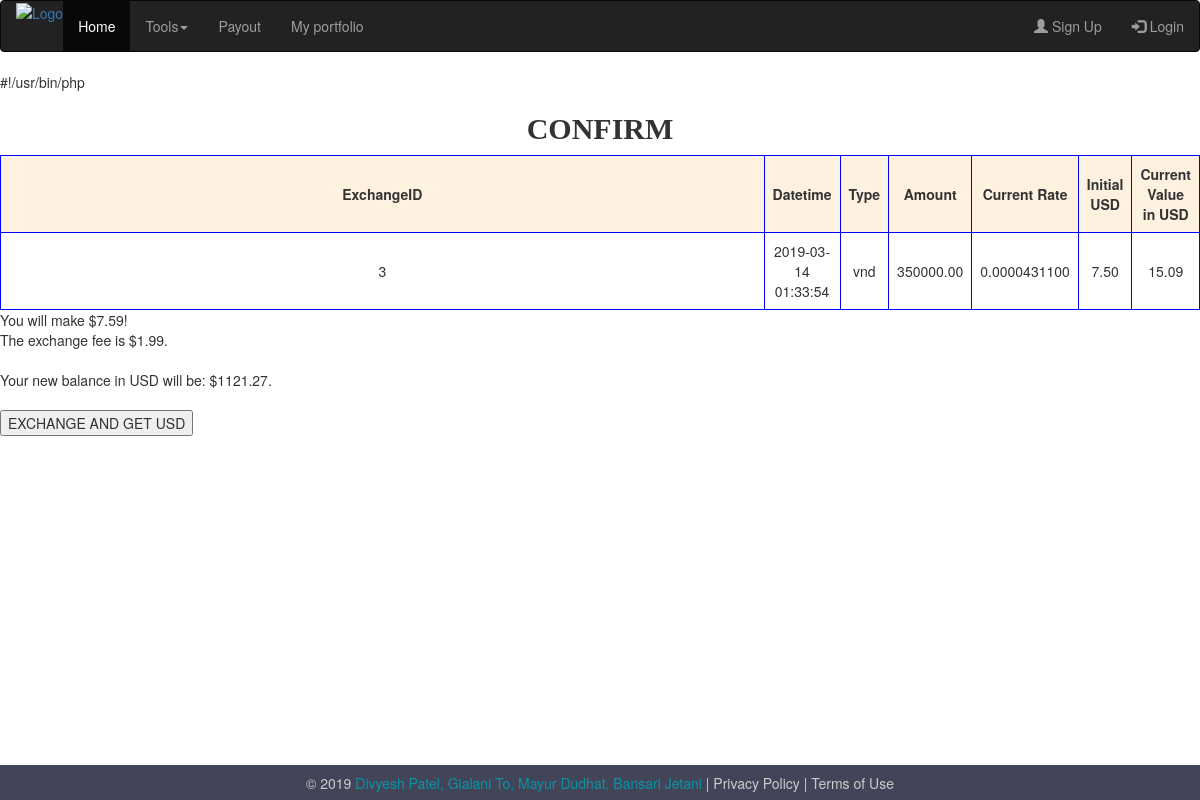
Screenshot of /tradeform.php?trade=3 with the database file from the repository.
### tables this page shows
CREATE TABLE `exchanges` (
  `exchangeid` int(11) NOT NULL AUTO_INCREMENT,
  `userid` int(11) NOT NULL,
  `toCurr` varchar(3) NOT NULL,
  `amount` decimal(15,2) NOT NULL,
  `datetime` timestamp NOT NULL DEFAULT CURRENT_TIMESTAMP,
  `initialUSD` decimal(10,2) DEFAULT NULL,
  `currentUSD` decimal(10,2) DEFAULT NULL,
  `rate` decimal(11,10) DEFAULT NULL,
  `status` varchar(1) DEFAULT NULL,
  PRIMARY KEY (`exchangeid`)
);

CREATE TABLE `user` (
  `userid` int(11) NOT NULL AUTO_INCREMENT,
  `username` varchar(250) NOT NULL,
  `password` varchar(255) NOT NULL,
  `email` varchar(100) NOT NULL,
  `curr_bal` decimal(6,2) NOT NULL DEFAULT '0.00',
  PRIMARY KEY (`userid`)
);

### tradeform.php (the view, shortened to what this page needs)
<!DOCTYPE html>
<html>
<head>
  <link rel="stylesheet" href="https://maxcdn.bootstrapcdn.com/bootstrap/3.4.0/css/bootstrap.min.css">
</head>
<body>
</head>
<body>
<nav class="navbar navbar-inverse">
  <div class="container-fluid">
    <div class="navbar-header">
      <a href="home.php">
     <img src="img/logo.png" alt="Logo" style="width:130px;"></a>
    </div>
    <ul class="nav navbar-nav">
      <li class="active"><a href="home.php">Home</a></li>
      <li class="dropdown"><a class="dropdown-toggle" data-toggle="dropdown" href="">Tools<span class="caret"></span></a>
      </li>
      <li><a href="paypal.php">Payout</a></li>
      <li><a href="viewportfolio.php">My portfolio</a></li>
    </ul>
    <ul class="nav navbar-nav navbar-right">
      <li><a href="newAccount.php"><span class="glyphicon glyphicon-user"></span> Sign Up</a></li>
      <li><a href="login.html"><span class="glyphicon glyphicon-log-in"></span> Login</a></li>
    </ul>
  </div>
</nav>
<footer>
      <p> &copy; 2019 <a style="color:#0a93a6; text-decoration:none;" href="home.php"> Divyesh Patel, Gialani To, Mayur Dudhat, Bansari Jetani </a>| Privacy Policy | Terms of Use </p>
  </footer>
<form action="RabbitMQClient.php">
<?php
include ("functions.php");
$xid =$_GET['trade'];
$db = connectDB();
$s = "select * from exchanges where exchangeid='$xid' ";
($t = mysqli_query ( $db  , $s))  or die (mysqli_error($db));
print "<h2>CONFIRM</h2>";
print "<table id='portfolio'>";
		print "<tr> <th>ExchangeID</th> <th>Datetime</th> <th>Type</th> <th>Amount</th> <th>Current Rate</th> <th>Initial USD</th> <th>Current Value in USD</th> </tr>";
		while( $w = mysqli_fetch_array($t, MYSQLI_ASSOC))
		  {
			$userid = $w["userid"];
			  $toCurr = $w ["toCurr"];
			  $amount = $w ["amount"];
			  $datetime = $w ["datetime"];
			  $exchangeID = $w["exchangeid"];
			$rate = $w["rate"];
			$initialUSD = $w["initialUSD"];
			$currentUSD = $w["currentUSD"];
			  print   "<tr>";
			  print   "<td> $exchangeID</td>"  ;
			  print   "<td> $datetime</td>"  ;
			  print   "<td> $toCurr</td>"  ;
			  print   "<td> $amount</td>"  ;
			print   "<td> $rate</td>"  ;
			  print   "<td>$initialUSD</td>"  ;
			print   "<td>$currentUSD</td>"  ;
			  print   "</tr>";
		  }
  print "</table>";
$s = "select * from user where userid = '$userid'";
($t = mysqli_query ( $db  , $s))  or die (mysqli_error($db));
while ( $r = mysqli_fetch_array($t, MYSQLI_ASSOC))
	{
			$currbal= $r["curr_bal"];
			$newbal = $currbal + $currentUSD;
	}
$result = $currentUSD -$initialUSD;
$absVal = abs($result);
if( $result <0){
	print "You will lose $$absVal :( ";
}else{
	print "You will make $$result!";
}
print "<br>The exchange fee is \$1.99.<br>";
print "<br>Your new balance in USD will be: $$newbal.<br>";
?>
<br><button type='submit' name= 'type' value = 'tradeCurrency'>EXCHANGE AND GET USD</button>
</form>
</body>
</html>

### tradeform.php (style rules this page uses)
table, th, td { text-align: center; padding: 8px; border: 1px solid blue; width: 100%; border-collapse: collapse; overflow-x: scroll; }
tr:nth-child(odd) { background-color: #fff1e0; }
#portfolio { margin: auto; overflow-x: auto; }
h2 { text-align: center; font-family: serif; font-weight: bold; }
footer p { padding: 10.5px; margin: 0px; line-height: 100%; }
footer { background-color: #424558; position: fixed; bottom: 0; left: 0; right: 0; height: 35px; text-align: center; color: #CCC; }

### rows the page displays
exchanges: exchangeid "3", datetime "2019-03-14 01:33:54", toCurr "vnd", amount "350000.00", rate "0.0000431100", initialUSD "7.50", currentUSD "15.09", result "7.59"
user: curr_bal.currentUSD "1121.27"
